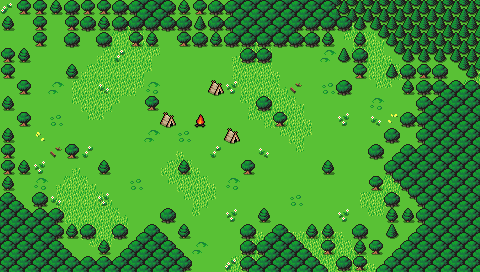

Tiled map render using the project's own tile images. Description and the map definition, with tile-layer contents summarised, below:
An orthogonal 30x17 tile map with 16x16 px tiles, 3 tile layers (Background, Ground, Clutter), 2 tilesets and 26 objects.

<map version="1.10" tiledversion="1.10.1" orientation="orthogonal" renderorder="right-down" width="30" height="17" tilewidth="16" tileheight="16" infinite="0" nextlayerid="7" nextobjectid="85">
 <editorsettings>
  <export target="wastetown..tmx" format="tmx" />
 </editorsettings>
 <tileset firstgid="1" source="../../../../common/maps/tileset/main.tsx" />
 <tileset firstgid="10113" source="../../../../common/maps/tileset/buildings.tsx" />
 <layer id="1" name="Background" width="30" height="17">
  <data>[510 cells, 510 non-empty, 1 distinct tile ids]</data>
 </layer>
 <layer id="2" name="Ground" width="30" height="17">
  <data>[510 cells, 146 non-empty, 21 distinct tile ids]</data>
 </layer>
 <layer id="3" name="Clutter" width="30" height="17">
  <properties>
   <property name="spriteLayer" type="bool" value="true" />
  </properties>
  <data>[510 cells, 290 non-empty, 40 distinct tile ids]</data>
 </layer>
 <objectgroup id="4" name="Objects">
  <object id="38" template="../../../../common/maps/obj/entry_up.tx" x="192" y="271.5" width="48" height="16">
   <properties>
    <property name="teleport" value="" />
   </properties>
  </object>
  <object id="48" template="../../../../common/maps/obj/treasure.tx" x="368.136" y="55.0834" />
  <object id="50" template="../../../../common/maps/obj/enemy.tx" x="36.909" y="103.993" visible="1">
   <properties>
    <property name="enemy" value="Tiger" />
    <property name="fleeRange" value="30" />
    <property name="pursueRange" type="int" value="30" />
    <property name="threatRange" type="int" value="30" />
    <property name="waypoints" value="67,68,71,70,71" />
   </properties>
  </object>
  <object id="52" template="../../../../common/maps/obj/gold.tx" x="48.6663" y="28.5" />
  <object id="54" template="../../../../common/maps/obj/enemy.tx" x="216.564" y="123.961" visible="1">
   <properties>
    <property name="enemy" value="Leonin Warrior" />
    <property name="fleeRange" value="30" />
    <property name="pursueRange" type="int" value="30" />
    <property name="threatRange" type="int" value="30" />
   </properties>
  </object>
  <object id="56" template="../../../../common/maps/obj/enemy.tx" x="185.441" y="109.578">
   <properties>
    <property name="enemy" value="Leonin Weaponmaster" />
    <property name="fleeRange" value="30" />
    <property name="pursueRange" type="int" value="30" />
    <property name="threatRange" type="int" value="30" />
   </properties>
  </object>
  <object id="62" template="../../../../common/maps/obj/enemy.tx" x="164.48" y="205.18" visible="1">
   <properties>
    <property name="enemy" value="Leonin Warrior" />
    <property name="fleeRange" value="30" />
    <property name="pursueRange" type="int" value="30" />
    <property name="threatRange" type="int" value="30" />
    <property name="waypoints" value="74,78" />
   </properties>
  </object>
  <object id="64" template="../../../../common/maps/obj/enemy.tx" x="176.454" y="147.33">
   <properties>
    <property name="enemy" value="Leonin Weaponmaster" />
    <property name="fleeRange" value="30" />
    <property name="pursueRange" type="int" value="30" />
    <property name="threatRange" type="int" value="30" />
   </properties>
  </object>
  <object id="66" template="../../../../common/maps/obj/booster.tx" x="163.657" y="111.145">
   <properties>
    <property name="reward">[
  {
    "editions": [ "MIR", "VIS", "WTH" ],
    "type": "card",
    "count": 10,
    "rarity": [ "Common" ]
    "colors": [ "white","green"]
  },
  {
    "editions": [ "MIR", "VIS", "WTH" ],
    "type": "card",
    "count": 3,
    "rarity": [ "Uncommon" ]
    "colors": [ "white","green" ]
  },
  {
    "editions": [ "MIR", "VIS", "WTH" ],
    "type": "card",
    "count": 1,
    "rarity": [ "Rare" ]
    "colors": [ "white","green" ]
  }
]
</property>
   </properties>
  </object>
  <object id="67" template="../../../../common/maps/obj/waypoint.tx" x="42.3057" y="67.4585" />
  <object id="68" template="../../../../common/maps/obj/waypoint.tx" x="40.5406" y="141.152" />
  <object id="70" template="../../../../common/maps/obj/waypoint.tx" x="112.469" y="122.618" />
  <object id="71" template="../../../../common/maps/obj/waypoint.tx" x="42.747" y="103.643" />
  <object id="72" template="../../../../common/maps/obj/waypoint.tx" x="370.175" y="106.732" />
  <object id="73" template="../../../../common/maps/obj/waypoint.tx" x="298.247" y="127.914" />
  <object id="74" template="../../../../common/maps/obj/waypoint.tx" x="288.98" y="203.372" />
  <object id="75" template="../../../../common/maps/obj/waypoint.tx" x="339.286" y="208.667" />
  <object id="76" template="../../../../common/maps/obj/waypoint.tx" x="345.022" y="158.803" />
  <object id="77" template="../../../../common/maps/obj/enemy.tx" x="349.876" y="136.739" visible="1">
   <properties>
    <property name="enemy" value="Tiger" />
    <property name="fleeRange" value="30" />
    <property name="pursueRange" type="int" value="30" />
    <property name="threatRange" type="int" value="30" />
    <property name="waypoints" value="72,76,75,74,75,76" />
   </properties>
  </object>
  <object id="78" template="../../../../common/maps/obj/waypoint.tx" x="72.3126" y="204.696" />
  <object id="79" template="../../../../common/maps/obj/manashards.tx" x="160.127" y="50.2487" />
  <object id="80" template="../../../../common/maps/obj/enemy.tx" x="369.5" y="68" visible="1">
   <properties>
    <property name="enemy" value="Tiger" />
    <property name="fleeRange" value="30" />
    <property name="pursueRange" type="int" value="30" />
    <property name="threatRange" type="int" value="30" />
    <property name="waypoints" value="72,76,75,74,75,76" />
   </properties>
  </object>
  <object id="81" template="../../../../common/maps/obj/collision.tx" x="-15.5" y="0.028" width="16" height="273.444" />
  <object id="82" template="../../../../common/maps/obj/collision.tx" x="481.5" y="-0.222" width="16" height="273.444" />
  <object id="83" template="../../../../common/maps/obj/collision.tx" x="-15.73" y="-16.5" width="516.96" height="16" />
  <object id="84" template="../../../../common/maps/obj/collision.tx" x="-14.48" y="273" width="516.96" height="16" />
 </objectgroup>
</map>
